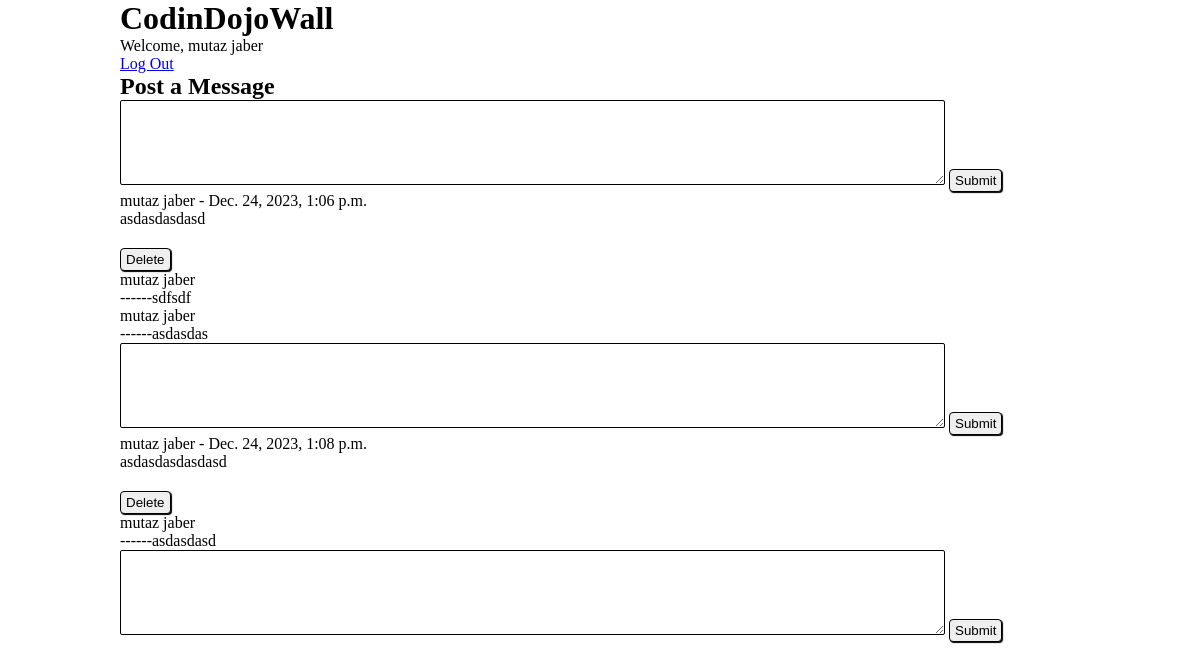
The page /user_interface (signed in) on the database its author committed.
### the_wall_app/models.py (models this page shows)
class User(models.Model):
    first_name = models.CharField(max_length=45)
    last_name = models.CharField(max_length=45)
    email_address = models.CharField(max_length=60)
    password = models.CharField(max_length=50)
    created_at = models.DateTimeField(auto_now_add=True)
    updated_at = models.DateTimeField(auto_now=True)
    objects = Usemanager()

class Message(models.Model):
    message = models.TextField()
    created_at = models.DateTimeField(auto_now_add=True)
    updated_at = models.DateTimeField(auto_now=True)
    user = models.ForeignKey(User, related_name='messages', on_delete=models.CASCADE)
    objects = Messagemanager()

class Comment(models.Model):
    comment = models.TextField()
    created_at = models.DateTimeField(auto_now_add=True)
    updated_at = models.DateTimeField(auto_now=True)
    user = models.ForeignKey(User, related_name='comments', on_delete=models.CASCADE)
    message = models.ForeignKey(Message, related_name='comments', on_delete=models.CASCADE)

### the_wall_app/views.py (the view)
# urls.py: path('user_interface',views.user_interface),
def user_interface(request):
    content = {
        'current_user' : User.objects.get(id = request.session['login_id']),
        'messeges': Message.objects.all   (),
        }
    return render(request,'wall.html',content)

### the_wall_app/templates/wall.html (shortened to what this page needs)
<!DOCTYPE html>
<html lang="en">
<head>
    {% load static %}
    <link rel="stylesheet" href="{% static 'style.css' %}">
</head>
<body id="wall">
    <div class="container">
        <div class="header">
            <h1>CodinDojoWall</h1>
            <div>
                <p>Welcome, {{current_user.first_name}} {{current_user.last_name}}</p>
                <a href="/log_out">Log Out</a>
            </div>
        </div>
        <div class="body">
            <h2>Post a Message</h2>
            <form action="/post_message" method="post">
                <textarea name="message" id="message" cols="100" rows="5" class="field"></textarea>
                <input type="submit" name="submit" class="button">
            </form>
            <div class="messages">
                {% for message in messeges %}
                    <p>{{message.user.first_name}} {{message.user.last_name}} - {{message.created_at}}</p>
                    <p>{{message.message}}</p>
                    {% if current_user.id ==  message.user.id %}
                        <form action="/delete/{{message.id}}">
                            <input type="submit" name="submit" class="button" value="Delete">
                        </form>
                    {% endif %}
                        {% for comment in message.comments.all %}
                            <p>{{comment.user.first_name}} {{comment.user.last_name}}</p>
                            <p>------{{comment.comment}}</p>
                        {% endfor %}
                        <form action="/add_comment/{{message.id}}" method="post">{% csrf_token %}
                            <textarea name="comment" cols="100" rows="5" class="field"></textarea>
                            <input type="submit" name="submit" class="button">
                        </form>
                {% endfor %}
            </div>
        </div>
    </div>
</body>
</html>

### the_wall_app/static/style.css (style rules this page uses)
* { padding: 0; margin: 0; border: 0; outline: 0; }
.container { margin: 0 auto; padding:0px 10%; }
.field { border: 1px solid black; border-radius: 2px; padding: 4px; }
.button { border: 1px solid black; border-radius: 4px; box-shadow: 1px 1px 1px black; padding: 3px 5px; align-self: self-end; margin-top: 20px; }

### rows shown on the page
User: first_name "mutaz", last_name "jaber"
Message: user.first_name "mutaz", user.last_name "jaber", created_at "Dec. 24, 2023, 1:06 p.m.", message "asdasdasdasd"
Comment: user.first_name "mutaz", user.last_name "jaber", comment "sdfsdf"
Comment: user.first_name "mutaz", user.last_name "jaber", comment "asdasdas"
Message: user.first_name "mutaz", user.last_name "jaber", created_at "Dec. 24, 2023, 1:08 p.m.", message "asdasdasdasdasd"
Comment: user.first_name "mutaz", user.last_name "jaber", comment "asdasdasd"
